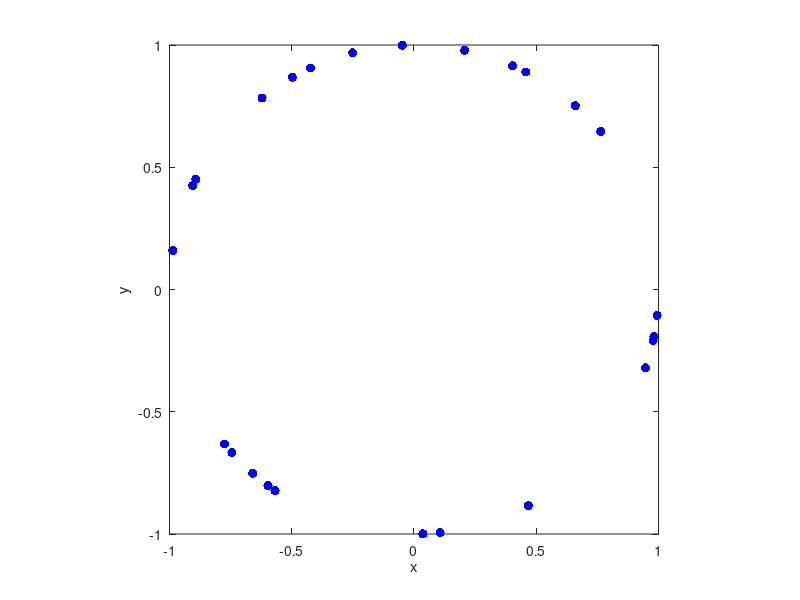

Write the MATLAB code that produced this figure.
% Simulate a Poisson point process on the surface of an n-dimensional
% ball (that is, a (n-1)-dimensional sphere).
% Author: H. Paul Keeler, 2020.
% Website: hpaulkeeler.com
% Repository: github.com/hpaulkeeler/posts
% For more details, see the post:
% hpaulkeeler.com/simulating-a-poisson-point-process-on-a-n-dimensional-sphere/

close all; clearvars

numbDim=2; %number of dimensions of embedding (regular sphere numbDim=3)

r=1; %radius of sphere

%Point process parameters
lambda=5; %intensity (ie mean density) of the Poisson process

%surface area of d-dimensional ball
areaTotal=2*pi^(numbDim/2)*r^(numbDim-1)/gamma(numbDim/2);

measureTotal=areaTotal*lambda; %total measure

%Simulate Poisson point process
numbPoints=poissrnd(measureTotal);%Poisson number of points

xxRand=normrnd(0,1,numbPoints,numbDim);
normRand=vecnorm(xxRand,2,2); %Euclidean norms (across each row)
xxRandBall=xxRand./normRand; %rescale by Euclidean norms
xxRandBall=r*xxRandBall; %rescale for non-unit sphere

%Plotting
if numbDim==2
    %disk
    xx=xxRandBall(:,1);
    yy=xxRandBall(:,2);
    markerSize=20;
    plot(xx,yy,'b.','MarkerSize',markerSize);
    xlabel('x');
    ylabel('y');
    axis square;
end

if numbDim==3
    %sphere
    xx=xxRandBall(:,1);
    yy=xxRandBall(:,2);
    zz=xxRandBall(:,3);
    markerSize=200;
    scatter3(xx,yy,zz,markerSize,'b.');
    xlabel('x');
    ylabel('y');
    zlabel('z');
    axis square;
    hold on;
    
    %create mesh to plot the outline of a sphere
    numbMesh=20;
    [thetaMesh, phiMesh] = meshgrid(linspace(0, pi, numbMesh), linspace(0, 2*pi, numbMesh));
    %convert to Cartesian coordinates
    [xMesh,yMesh,zMesh] = sph2cart(thetaMesh, phiMesh, r);
    %do a surface plot with a clear faces
    surface(xMesh,yMesh,zMesh,'FaceColor', 'none');
end
